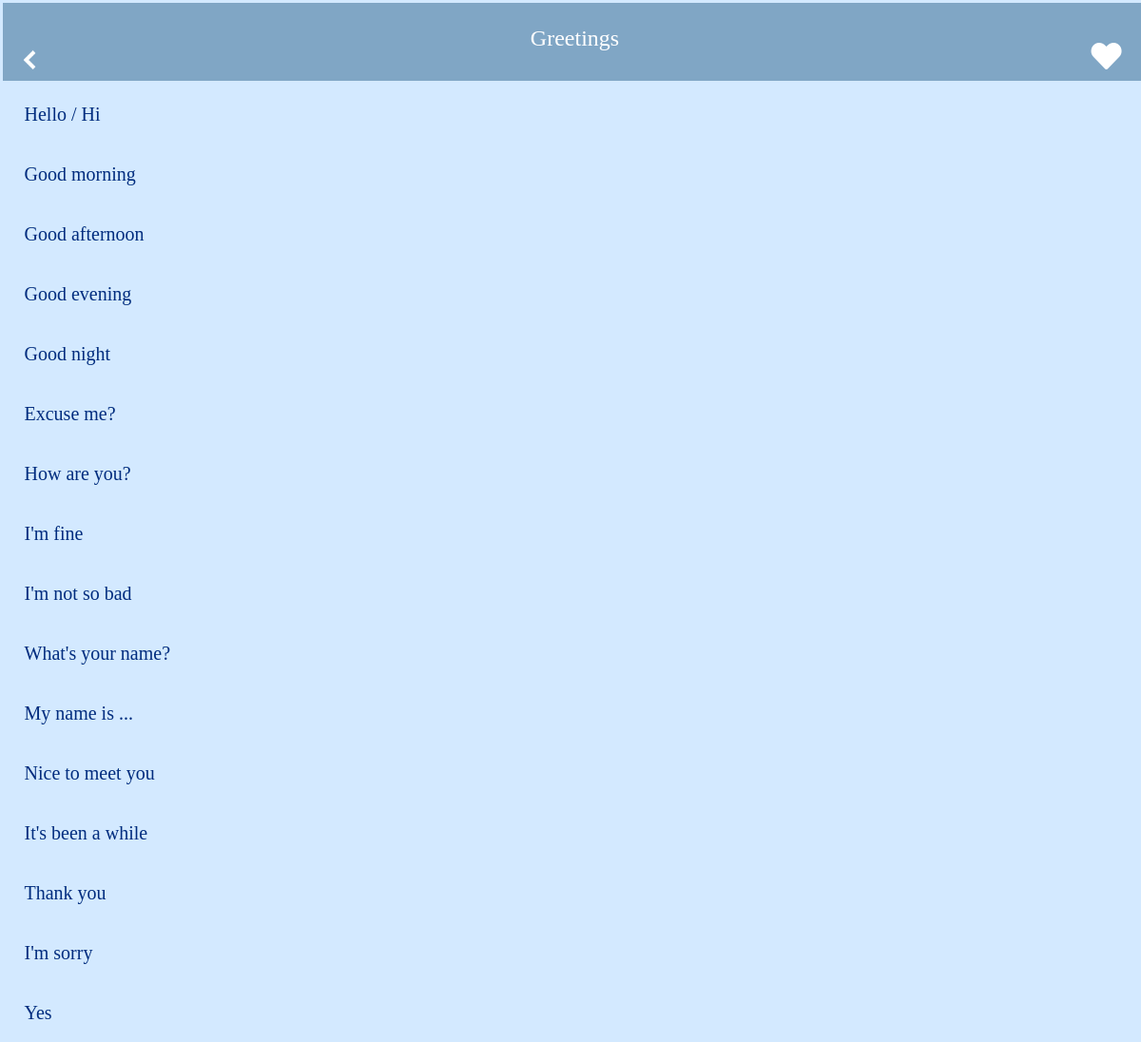
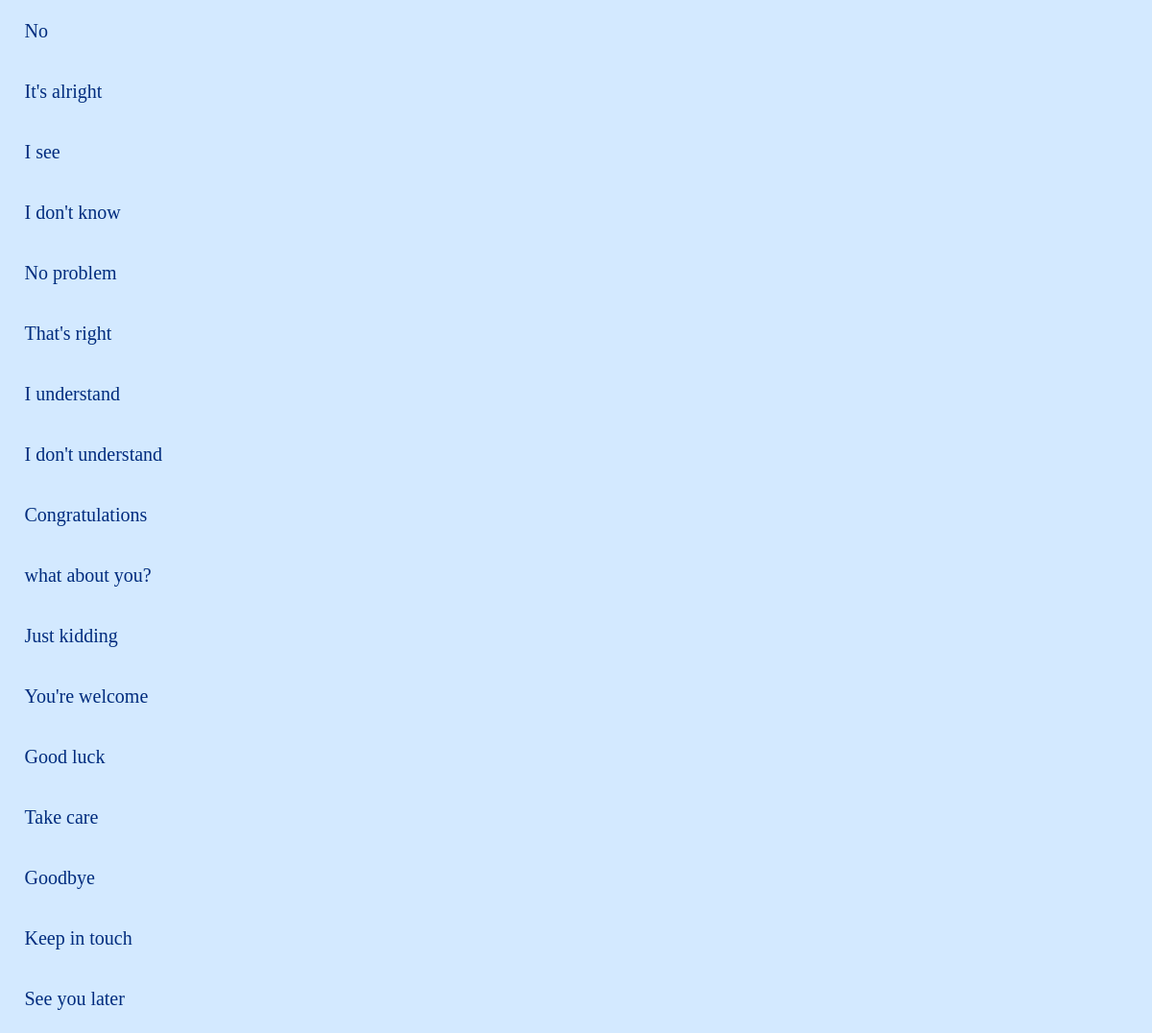
Screenshot of /scene_1 with the database file from the repository (2 pictures, top to bottom).
### tables this page shows
CREATE TABLE "greetings" (
	"id"	INTEGER,
	"english"	TEXT,
	"japanese"	TEXT,
	"pronunciation"	TEXT,
	PRIMARY KEY("id" AUTOINCREMENT)
);

### app.py (the view)
@app.route("/scene_1")
def scene_1():
    conn = sqlite3.connect("scene_words.db")
    c = conn.cursor()
    word_info = []
    c.execute(
        'SELECT id, english, japanese, pronunciation from greetings ORDER BY id')
    for row in c.fetchall():
        word_info.append(
            {"id": row[0], "english": row[1], "japanese": row[2], "pronunciation": row[3]})
    c.close()
    print(word_info)
    return render_template("scene_1.html", html_word_info=word_info)

### templates/scene_1.html (shortened to what this page needs)
{% extends 'scene_base.html' %} {% block content %}
<body>
  <header>
    <div class="header_container">
      <div class="title1">
        <h3>Greetings</h3>
      </div>
      <div class="title2">
        <div class="like">
        <a href="/bookmark"><i id="like_icon" class="fas fa-heart fa-2x"></i></a>
        </div>
      </div>
      <div class="title3">
        <div class="back_icon">
          <a href="/"><img src="/static/img/back1.png"></a>
        </div>
      </div>
    </div>
  </header>
  <article>
    {% for item in html_word_info %}
    <ul class="menu">
      <li class="menu__item">
        <a class="menu__item__link js-menu__item__link" href="">{{item["english"]}}</a>
      </li>
    </ul>
    {% endfor %}
  </article>
</body>
{% endblock %}

### templates/scene_base.html (shortened to what this page needs)
<!DOCTYPE html>
<html lang="ja">
<head>
  <link rel="stylesheet" type="text/css" href="/static/style_scene.css">
  <link rel="stylesheet" href="https://use.fontawesome.com/releases/v5.6.1/css/all.css">
<link rel="stylesheet" href="https://cdnjs.cloudflare.com/ajax/libs/drawer/3.2.2/css/drawer.min.css">
</head>
  {% block content %}
  {% endblock %}
</html>

### static/style_scene.css (style rules this page uses)
html, body, div, span, applet, object, iframe, h1, h2, h3, h4, h5, h6, p, blockquote, pre, a, abbr, acronym, address, big, cite, code, del, dfn, em, img, ins, kbd, q, s, samp, small, strike, strong, sub, sup, tt, var, b, u, i, center, dl, dt, dd, ol, ul, li, fieldset, form, label, legend, table, caption, tbody, tfoot, thead, tr, th, td, article, aside, canvas, details, embed, figure, figcaption, footer, header, hgroup, menu, nav, output, ruby, section, summary, time, mark, audio, video { margin: 0; padding: 1.5px; border: 0; font-size: 100%; font: inherit; vertical-align: baseline; }
article, aside, details, figcaption, figure, footer, header, hgroup, menu, nav, section { display: block; }
body { line-height: 1; }
ol, ul { list-style: none; }
html { overflow-y: scroll; }
header { background-color: #80A6C5; width: 100%; position: fixed; z-index: 99; text-align: center; }
header h3 { color: white; font-size: 24px; padding-top: 20px; }
article { margin-top: 84px; }
.back_icon { color: #fff; position: fixed; top: 50px; left: 16px; }
.back_icon a img { height: 20px; width: 20px; }
.menu__item { background: #d3e9ff; color: white; cursor: pointer; display: block; margin-bottom: 1px; position: relative; border-bottom-color: #22669e; }
.menu__item__link { color: rgb(0, 44, 126); display: block; padding: 18px; font-size: 20px; text-decoration: none; }
.like { color: #fff; position: fixed; top: 40px; right: 16px; }
#like_icon { color: #fff; }
body { background-color: #d3e9ff; }
.header_container { display: flex; height: 76px; justify-content: space-around; }
.title1 { order: 2; }
.title2 { order: 3; }

### rows the page displays
greetings: english "Hello / Hi"
greetings: english "Good morning"
greetings: english "Good afternoon"
greetings: english "Good evening"
greetings: english "Good night"
greetings: english "Excuse me?"
greetings: english "How are you?"
greetings: english "I'm fine"
greetings: english "I'm not so bad"
greetings: english "What's your name?"
greetings: english "My name is ..."
greetings: english "Nice to meet you"
greetings: english "It's been a while"
greetings: english "Thank you"
greetings: english "I'm sorry"
greetings: english "Yes"
greetings: english "No"
greetings: english "It's alright"
greetings: english "I see"
greetings: english "I don't know"
greetings: english "No problem"
greetings: english "That's right"
greetings: english "I understand"
greetings: english "I don't understand"
greetings: english "Congratulations"
greetings: english "what about you?"
greetings: english "Just kidding"
greetings: english "You're welcome"
greetings: english "Good luck"
greetings: english "Take care"
greetings: english "Goodbye"
greetings: english "Keep in touch"
greetings: english "See you later"
